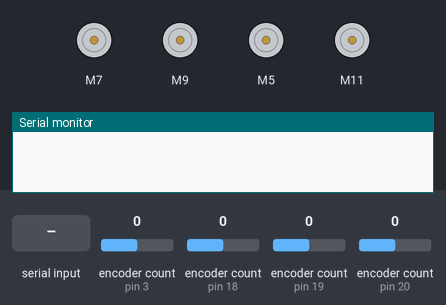
Simulated run of this sketch. Board: Arduino Mega 2560, built with avr-gcc and run on an emulated ATmega2560. On the bench: 4 × DC motor (green arrow = forward, orange = backward, longer = faster), the last lines printed to the serial monitor. The inputs (shaded band) are chosen by the test bench; at power-on: encoder count (sensors on pin 3, pin 18, pin 19, pin 20) 0.

Above: at 1.2 s.
1.3 s: "90,45\n" received over Serial
At 2.1 s:
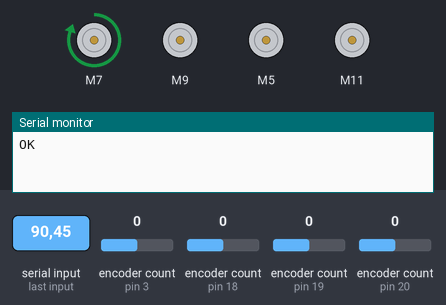
2.8 s: encoder count (sensor on pin 3) set to -1
At 3.8 s:
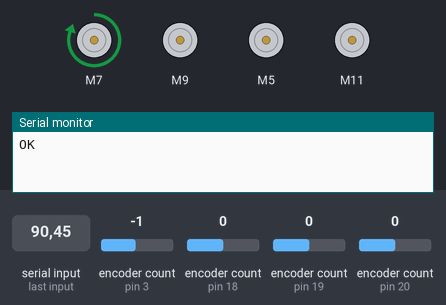
4.3 s: encoder count (sensor on pin 18) set to 1
At 4.8 s:
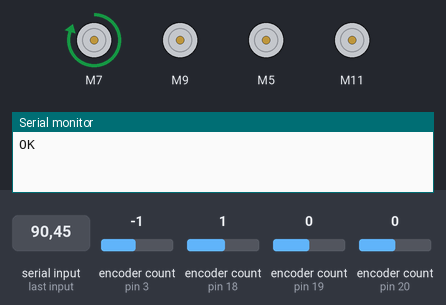
5.8 s: encoder count (sensor on pin 19) set to 1
At 6.2 s:
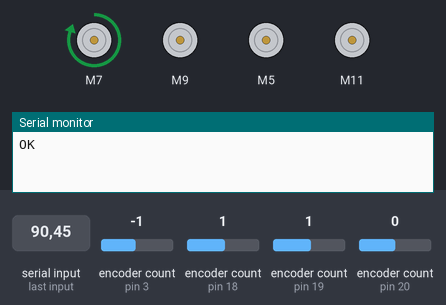
7.3 s: encoder count (sensor on pin 20) set to 1
At 8.3 s:
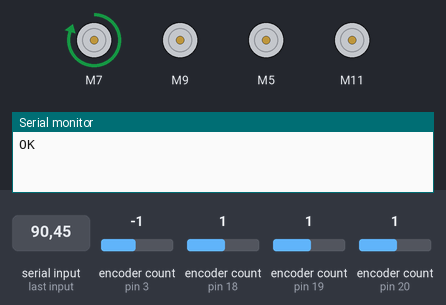
8.8 s: "30,150\n" received over Serial
At 9.7 s:
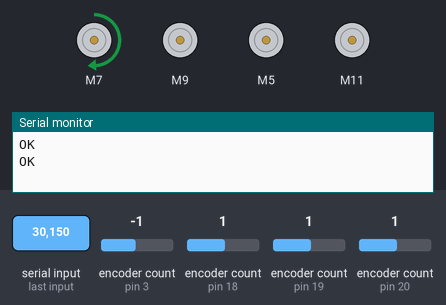
Timing chart, 0 to 11.3 s (numbered marks = the images above; inputs shaded):
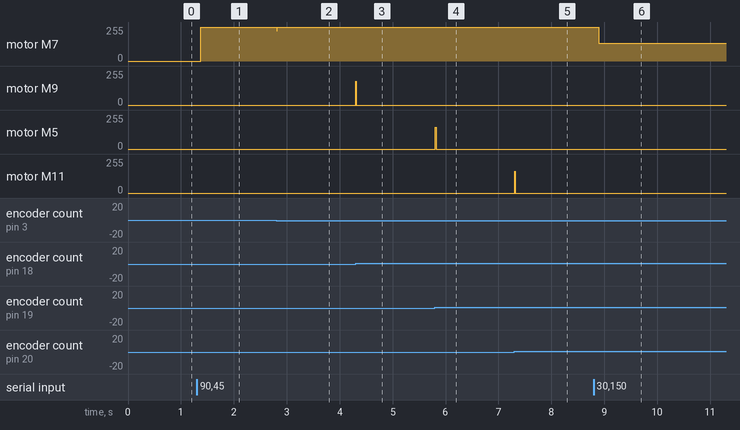

Measured:
- after the input at 1.3 s, motor M7: stopped → forward 254/255 after 0.07 s
- after the input at 2.8 s, motor M7: forward 254/255 → forward 226/255 at once, → forward 254/255 0.01 s later
- after the input at 4.3 s, motor M9: stopped → forward 177/255 at once, → stopped 0.01 s later
- after the input at 5.8 s, motor M5: stopped → forward 165/255 at once, → stopped 0.01 s later
- after the input at 7.3 s, motor M11: stopped → forward 165/255 at once, → stopped 0.01 s later
- after the input at 8.8 s, motor M7: forward 254/255 → forward 134/255 after 0.09 s

The sketch:

quad_motor_pid.ino
```cpp
// Mechatronics - Spring 2022
// Runs on Arduino Mega with two DRV8833 motor drivers.
// Spins 4 motors, forwards and backwards, and reads encoder data for PID feedback.
// Motors controlled via serial communications, giving commands of degrees/second.
//
// Uses these libraries:
// https://github.com/TheArduinist/DRV8833
// https://github.com/PaulStoffregen/Encoder
// https://github.com/PowerBroker2/ArduPID

#include <DRV8833.h>
#include <Encoder.h>
#include <ArduPID.h>

// enum
const int M1 = 1;
const int M2 = 2;
const int M3 = 3;
const int M4 = 4;

// motor speed/direction pins (PWM)
const int M1_FORWARD = 7;
const int M1_BACKWARD = 6;
const int M2_FORWARD = 9;
const int M2_BACKWARD = 8;
const int M3_FORWARD = 5;
const int M3_BACKWARD = 4;
const int M4_FORWARD = 11;
const int M4_BACKWARD = 10;

// motor objects (A for 1&2, B for 3&4)
DRV8833 DRIVER_A = DRV8833();
DRV8833 DRIVER_B = DRV8833();

// motor encoder pins (interrupts for A)
const int M1_ENCODER_A = 3;
const int M1_ENCODER_B = 2;
const int M2_ENCODER_A = 18;
const int M2_ENCODER_B = 14;
const int M3_ENCODER_A = 19;
const int M3_ENCODER_B = 15;
const int M4_ENCODER_A = 20;
const int M4_ENCODER_B = 16;

// based on ticks per revolution
const float DEGREES_PER_TICK = (360.0 / 2797.0);

// DC motor 1's encoder and PID values
Encoder M1_ENCODER(M1_ENCODER_A, M1_ENCODER_B);
ArduPID M1_PID;

double M1_current_speed = 0;
double M1_target_speed = 0;
double M1_pid_out = 0;
unsigned long M1_last_time;
long M1_last_enc;

// DC motor 2's encoder and PID values
Encoder M2_ENCODER(M2_ENCODER_A, M2_ENCODER_B);
ArduPID M2_PID;

double M2_current_speed = 0;
double M2_target_speed = 0;
double M2_pid_out = 0;
unsigned long M2_last_time;
long M2_last_enc;

// DC motor 3's encoder and PID values
Encoder M3_ENCODER(M3_ENCODER_A, M3_ENCODER_B);
ArduPID M3_PID;

double M3_current_speed = 0;
double M3_target_speed = 0;
double M3_pid_out = 0;
unsigned long M3_last_time;
long M3_last_enc;

// DC motor 4's encoder and PID values
Encoder M4_ENCODER(M4_ENCODER_A, M4_ENCODER_B);
ArduPID M4_PID;

double M4_current_speed = 0;
double M4_target_speed = 0;
double M4_pid_out = 0;
unsigned long M4_last_time;
long M4_last_enc;

// PID motor constants
#define SPEED_KP 4.5
#define SPEED_KI 0
#define SPEED_KD 0.25

void setup()
{
  Serial.begin(115200);

  // encoder pins already set

  DRIVER_A.attachMotorA(M1_FORWARD, M1_BACKWARD); // M1 pins
  DRIVER_A.attachMotorB(M2_FORWARD, M2_BACKWARD); // M2 pins
  DRIVER_B.attachMotorA(M3_FORWARD, M3_BACKWARD); // M3 pins
  DRIVER_B.attachMotorB(M4_FORWARD, M4_BACKWARD); // M4 pins

  // start DC encoders' time/position
  M1_last_time = millis();
  M1_last_enc = M1_ENCODER.read();

  M2_last_time = millis();
  M2_last_enc = M2_ENCODER.read();

  M3_last_time = millis();
  M3_last_enc = M3_ENCODER.read();

  M4_last_time = millis();
  M4_last_enc = M4_ENCODER.read();

  delay(10); // wait for initialization

  // set up DC motor PIDs with constants to control speed
  M1_PID.begin(&M1_current_speed, &M1_pid_out, &M1_target_speed, SPEED_KP, SPEED_KI, SPEED_KD);
  M1_PID.setOutputLimits(-255, 255);
  M1_PID.setWindUpLimits(-255, 255);
  M1_PID.setBias(0.45);
  M1_PID.start();

  M2_PID.begin(&M2_current_speed, &M2_pid_out, &M2_target_speed, SPEED_KP, SPEED_KI, SPEED_KD);
  M2_PID.setOutputLimits(-255, 255);
  M2_PID.setWindUpLimits(-255, 255);
  M2_PID.setBias(0.45);
  M2_PID.start();

  M3_PID.begin(&M3_current_speed, &M3_pid_out, &M3_target_speed, SPEED_KP, SPEED_KI, SPEED_KD);
  M3_PID.setOutputLimits(-255, 255);
  M3_PID.setWindUpLimits(-255, 255);
  M3_PID.setBias(0.45);
  M3_PID.start();

  M4_PID.begin(&M4_current_speed, &M4_pid_out, &M4_target_speed, SPEED_KP, SPEED_KI, SPEED_KD);
  M4_PID.setOutputLimits(-255, 255);
  M4_PID.setWindUpLimits(-255, 255);
  M4_PID.setBias(0.45);
  M4_PID.start();
}

void spin_motor(int motor, int input_speed)
{
  unsigned long current_time;
  long current_enc;
  unsigned long time_elapsed;
  long encoder_difference;

  switch (motor)
  {
    case 1:
      // set target motor speed
      M1_target_speed = input_speed;

      // read encoder value and find current motor speed
      current_time = millis();
      current_enc = M1_ENCODER.read();
      time_elapsed = current_time - M1_last_time;
      encoder_difference = current_enc - M1_last_enc; // do ticks -> rotations
      M1_current_speed = 1000 * (((float)encoder_difference * DEGREES_PER_TICK) / ((float) time_elapsed)); // degrees / second

      // update encoder/time values
      M1_last_time = current_time;
      M1_last_enc = current_enc;

      // perform PID using updated data and update speed
      M1_PID.compute();
      if (M1_pid_out < 0)
        DRIVER_A.motorAForward(abs(M1_pid_out));
      else
        DRIVER_A.motorAReverse(abs(M1_pid_out));

      // debug data
      //      Serial.print("M1 time_elapsed: ");
      //      Serial.println(time_elapsed);
      //      Serial.print("M1 encoder_difference: ");
      //      Serial.println(encoder_difference);
      //      Serial.print("M1 target: ");
      //      Serial.println(M1_target_speed);
      //      Serial.print("M1 current: ");
      //      Serial.println(M1_current_speed);
      //      Serial.print("M1 PID: ");
      //      Serial.println(M1_pid_out);
      //      Serial.println("~~~~~~~~");
      break;

    case 2:
      // set target motor speed
      M2_target_speed = input_speed;

      // read encoder value and find current motor speed
      current_time = millis();
      current_enc = M2_ENCODER.read();
      time_elapsed = current_time - M2_last_time;
      encoder_difference = current_enc - M2_last_enc; // do ticks -> rotations
      M2_current_speed = 1000 * (((float)encoder_difference * DEGREES_PER_TICK / (float) time_elapsed)); // degrees / second

      // update encoder/time values
      M2_last_time = current_time;
      M2_last_enc = current_enc;

      // perform PID using updated data and update speed
      M2_PID.compute();
      if (M2_pid_out < 0)
        DRIVER_A.motorBForward(abs(M2_pid_out));
      else
        DRIVER_A.motorBReverse(abs(M2_pid_out));

      // debug data
      //      Serial.print("M2 time_elapsed: ");
      //      Serial.println(time_elapsed);
      //      Serial.print("M2 encoder_difference: ");
      //      Serial.println(encoder_difference);
      //      Serial.print("M2 target: ");
      //      Serial.println(M2_target_speed);
      //      Serial.print("M2 current: ");
      //      Serial.println(M2_current_speed);
      //      Serial.print("M2 PID: ");
      //      Serial.println(M2_pid_out);
      //      Serial.println("~~~~~~~~");
      break;

    case 3:
      // set target motor speed
      M3_target_speed = input_speed;

      // read encoder value and find current motor speed
      current_time = millis();
      current_enc = M3_ENCODER.read();
      time_elapsed = current_time - M3_last_time;
      encoder_difference = current_enc - M3_last_enc; // do ticks -> rotations
      M3_current_speed = 1000 * (((float)encoder_difference * DEGREES_PER_TICK / (float) time_elapsed)); // degrees / second

      // update encoder/time values
      M3_last_time = current_time;
      M3_last_enc = current_enc;

      // perform PID using updated data and update speed
      M3_PID.compute();
      if (M3_pid_out < 0)
        DRIVER_B.motorAForward(abs(M3_pid_out));
      else
        DRIVER_B.motorAReverse(abs(M3_pid_out));

      // debug data
      //      Serial.print("M3 time_elapsed: ");
      //      Serial.println(time_elapsed);
      //      Serial.print("M3 encoder_difference: ");
      //      Serial.println(encoder_difference);
      //      Serial.print("M3 target: ");
      //      Serial.println(M3_target_speed);
      //      Serial.print("M3 current: ");
      //      Serial.println(M3_current_speed);
      //      Serial.print("M3 PID: ");
      //      Serial.println(M3_pid_out);
      //      Serial.println("~~~~~~~~");
      break;

    case 4:
      // set target motor speed
      M4_target_speed = input_speed;

      // read encoder value and find current motor speed
      current_time = millis();
      current_enc = M4_ENCODER.read();
      time_elapsed = current_time - M4_last_time;
      encoder_difference = current_enc - M4_last_enc; // do ticks -> rotations
      M4_current_speed = 1000 * (((float)encoder_difference * DEGREES_PER_TICK / (float) time_elapsed)); // degrees / second

      // update encoder/time values
      M4_last_time = current_time;
      M4_last_enc = current_enc;

      // perform PID using updated data and update speed
      M4_PID.compute();
      if (M4_pid_out < 0)
        DRIVER_B.motorBForward(abs(M4_pid_out));
      else
        DRIVER_B.motorBReverse(abs(M4_pid_out));

      // debug data
      //      Serial.print("M4 time_elapsed: ");
      //      Serial.println(time_elapsed);
      //      Serial.print("M4 encoder_difference: ");
      //      Serial.println(encoder_difference);
      //      Serial.print("M4 target: ");
      //      Serial.println(M4_target_speed);
      //      Serial.print("M4 current: ");
      //      Serial.println(M4_current_speed);
      //      Serial.print("M4 PID: ");
      //      Serial.println(M4_pid_out);
      //      Serial.println("~~~~~~~~");
      break;

    default:
      break;
  }
}

// wait for serial data to come
uint8_t input_buffer_len = 0;
const int input_buffer_max_len = 256;
char input_buffer[input_buffer_max_len];
bool data_ready = false;
String serial_input;

void serialEvent()
{
  input_buffer[input_buffer_len] = Serial.read();
  if (input_buffer[input_buffer_len] == '\n')
  {
    data_ready = true;
    input_buffer[input_buffer_len + 1] = '\0';
    serial_input = String(input_buffer);
    input_buffer_len = 0;
  } else
    input_buffer_len++;
}

int M1_new_speed = 0, M2_new_speed = 0, M3_new_speed = 0, M4_new_speed = 0;

void loop()
{
  // read serial input, if ready
  if (data_ready)
  {
    data_ready = false;
    int input_buffer_len = serial_input.length() + 1;
    char input_buffer[input_buffer_len];
    serial_input.toCharArray(input_buffer, input_buffer_len);

    // check if we need to send encoder data to Jetson
    if (input_buffer[0] == 'E')
    {
      char encoder_data[256];
      sprintf(encoder_data, "%ld %ld %ld %ld", M1_ENCODER.read(), M2_ENCODER.read(), M3_ENCODER.read(), M4_ENCODER.read());
      Serial.println(encoder_data);
    }
    else
    {

      // parse serial input: m1_speed m2_speed m3_speed m4_speed
      int result = sscanf(input_buffer, "%d %d %d %d\n",
                          &M1_new_speed, &M2_new_speed,
                          &M3_new_speed, &M4_new_speed);

      Serial.println("OK");
    }
  }

  // update motor speeds, correcting for wheel orientation
  spin_motor(M1, -1 * M1_new_speed);
  spin_motor(M2, M2_new_speed);
  spin_motor(M3, -1 * M3_new_speed);
  spin_motor(M4, M4_new_speed);

  delay(10); // don't go too fast!

  // plot PID outputs for tuning
  //  Serial.println(M1_pid_out);
  //  Serial.print(" ");
  //  Serial.print(M2_pid_out);
  //  Serial.print(" ");
  //  Serial.print(M3_pid_out);
  //  Serial.print(" ");
  //  Serial.print(M4_pid_out);
  //  Serial.println();
}
```
